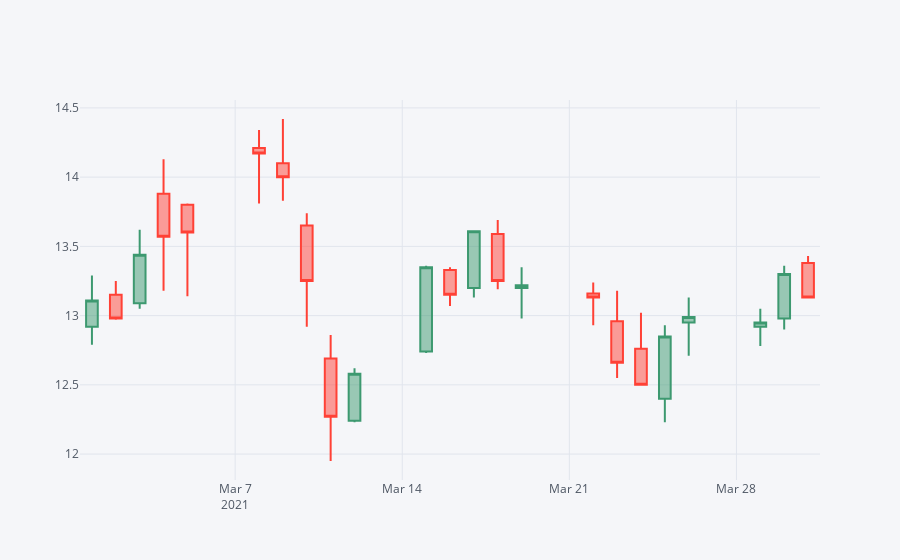

Here is the notebook cell this chart was saved with:
### Code cell
ge.loc["03-2021"].iplot(kind= "candle")

### Figure 1 — Plotly figure (JSON) as saved in the notebook; plotly's stock layout.template omitted (floating-point values rounded to 4 significant figures)
{"data": [{"close": [13.11, 12.98, 13.44, 13.57, 13.6, 14.17, 14, 13.25, 12.27, 12.58, 13.35, 13.15, 13.61, 13.25, 13.22, 13.13, 12.66, 12.5, 12.85, 12.99, 12.95, 13.3, 13.13], "high": [13.29, 13.25, 13.62, 14.13, 13.81, 14.34, 14.42, 13.74, 12.86, 12.62, 13.36, 13.35, 13.61, 13.69, 13.35, 13.24, 13.18, 13.02, 12.93, 13.13, 13.05, 13.36, 13.43], "low": [12.79, 12.97, 13.05, 13.18, 13.14, 13.81, 13.83, 12.92, 11.95, 12.23, 12.73, 13.07, 13.13, 13.19, 12.98, 12.93, 12.55, 12.5, 12.23, 12.71, 12.78, 12.9, 13.13], "open": [12.92, 13.15, 13.09, 13.88, 13.8, 14.21, 14.1, 13.65, 12.69, 12.24, 12.74, 13.33, 13.2, 13.59, 13.2, 13.16, 12.96, 12.76, 12.4, 12.95, 12.92, 12.98, 13.38], "showlegend": false, "type": "candlestick", "x": ["2021-03-01", "2021-03-02", "2021-03-03", "2021-03-04", "2021-03-05", "2021-03-08", "2021-03-09", "2021-03-10", "2021-03-11", "2021-03-12", "2021-03-15", "2021-03-16", "2021-03-17", "2021-03-18", "2021-03-19", "2021-03-22", "2021-03-23", "2021-03-24", "2021-03-25", "2021-03-26", "2021-03-29", "2021-03-30", "2021-03-31"], "yaxis": "y2"}], "layout": {"legend": {"bgcolor": "#F5F6F9", "font": {"color": "#4D5663"}}, "paper_bgcolor": "#F5F6F9", "plot_bgcolor": "#F5F6F9", "title": {"font": {"color": "#4D5663"}}, "xaxis": {"gridcolor": "#E1E5ED", "rangeslider": {"visible": false}, "showgrid": true, "tickfont": {"color": "#4D5663"}, "title": {"font": {"color": "#4D5663"}, "text": ""}, "zerolinecolor": "#E1E5ED"}, "yaxis": {"gridcolor": "#E1E5ED", "showgrid": true, "showticklabels": false, "tickfont": {"color": "#4D5663"}, "title": {"font": {"color": "#4D5663"}, "text": ""}, "zerolinecolor": "#E1E5ED"}, "yaxis2": {"gridcolor": "#E1E5ED", "showgrid": true, "tickfont": {"color": "#4D5663"}, "title": {"font": {"color": "#4D5663"}, "text": ""}, "zerolinecolor": "#E1E5ED"}}}
